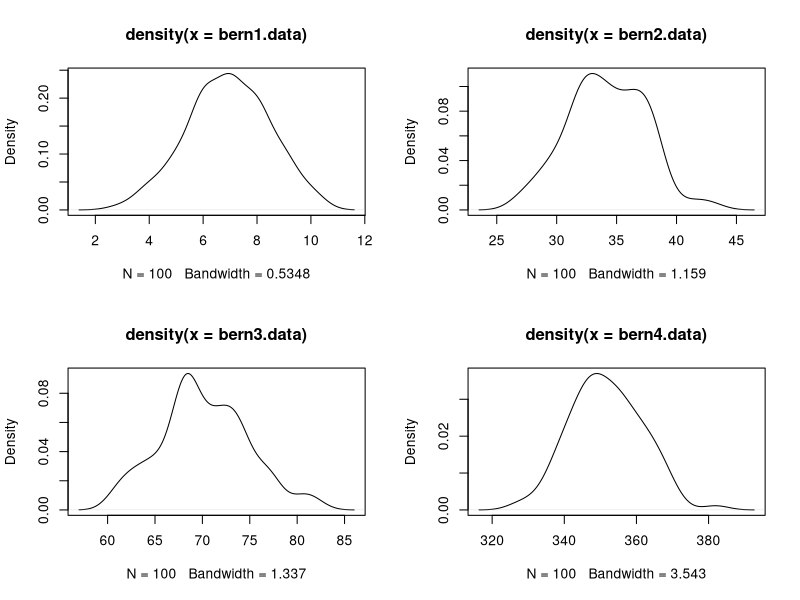
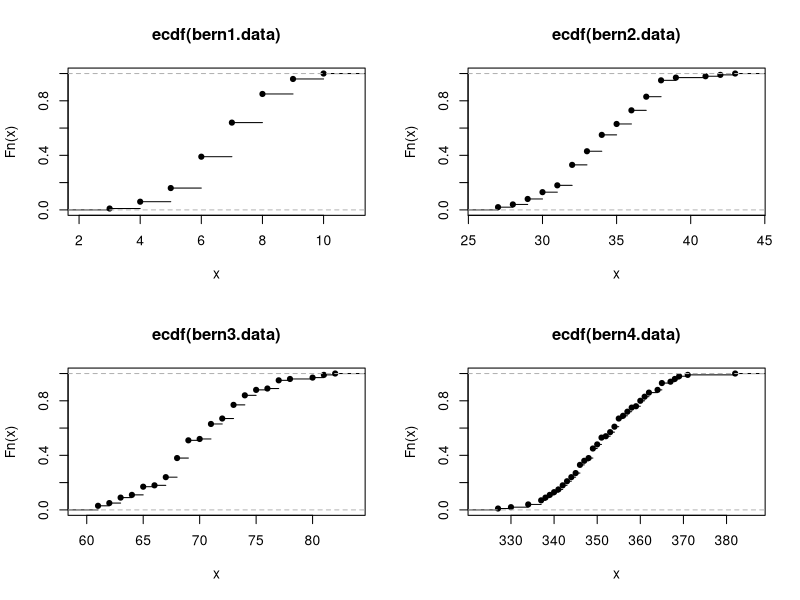
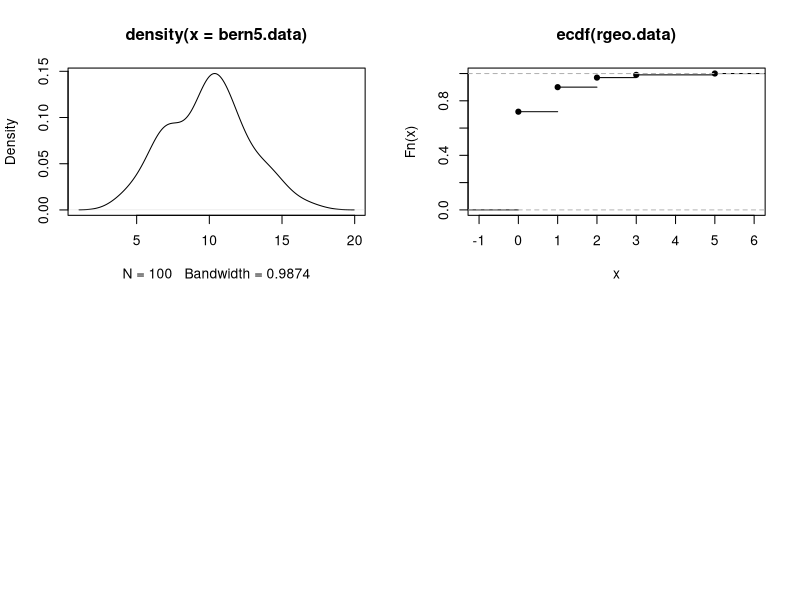

Generate these figures, in order, with R:
rm(list = ls())
set.seed(12345)
par(mfrow=c(2,2))
bern1.data = rbinom(100,10,0.7)
bern2.data = rbinom(100,50,0.7)
bern3.data = rbinom(100,100,0.7)
bern4.data = rbinom(100,500,0.7)

#b)

plot(density(bern1.data))
plot(density(bern2.data))
plot(density(bern3.data))
plot(density(bern4.data))


#c)
plot(ecdf(bern1.data))
plot(ecdf(bern2.data))
plot(ecdf(bern3.data))
plot(ecdf(bern4.data))

#D)
bern5.data = rbinom(n=100, size=100, p=0.1)
plot(density(bern5.data))

#e)
rgeo.data = rgeom(n=100, p=0.7)
plot(ecdf(rgeo.data))


